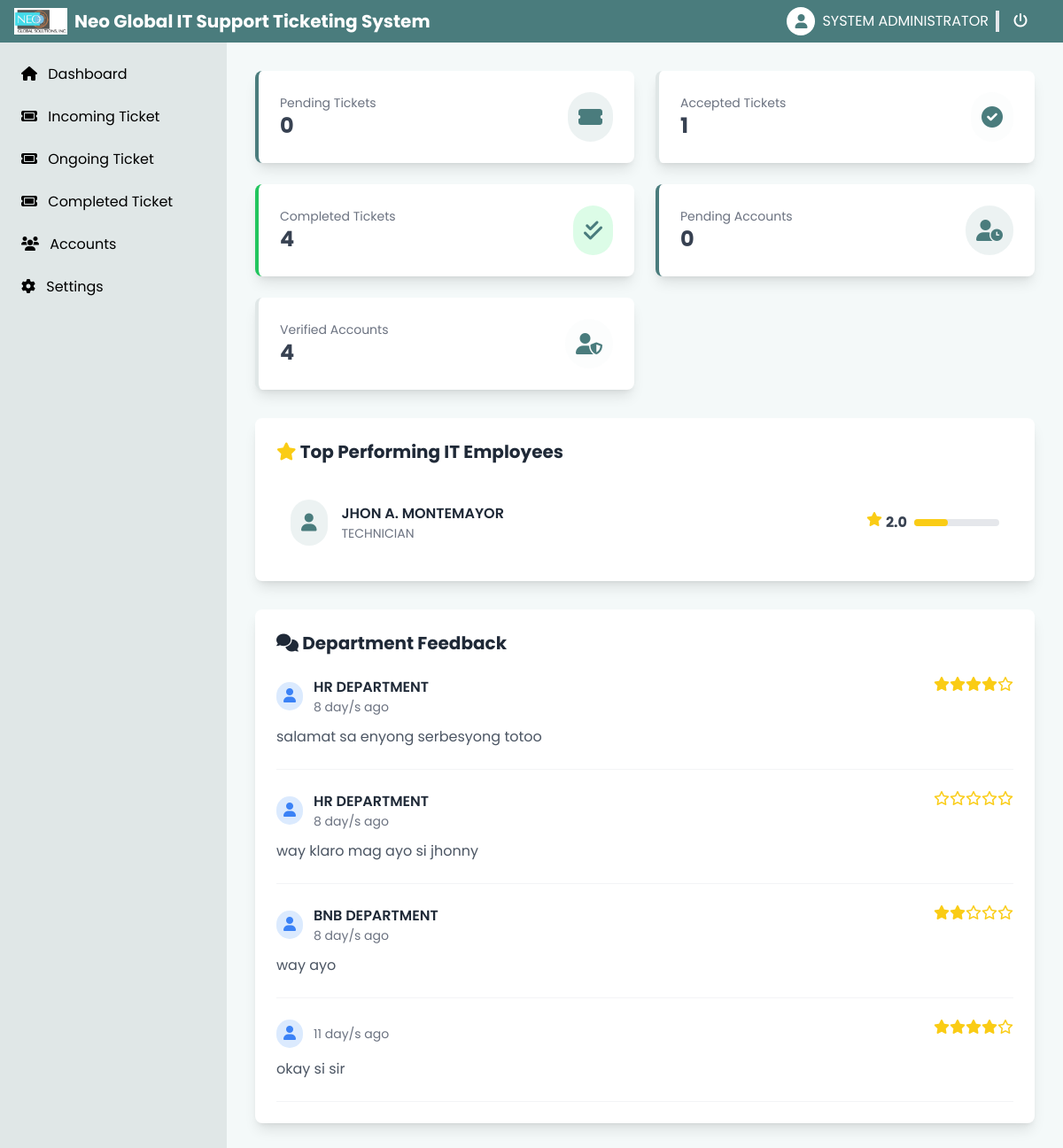
Page /view/admin/ (signed in) on the earlier database version.
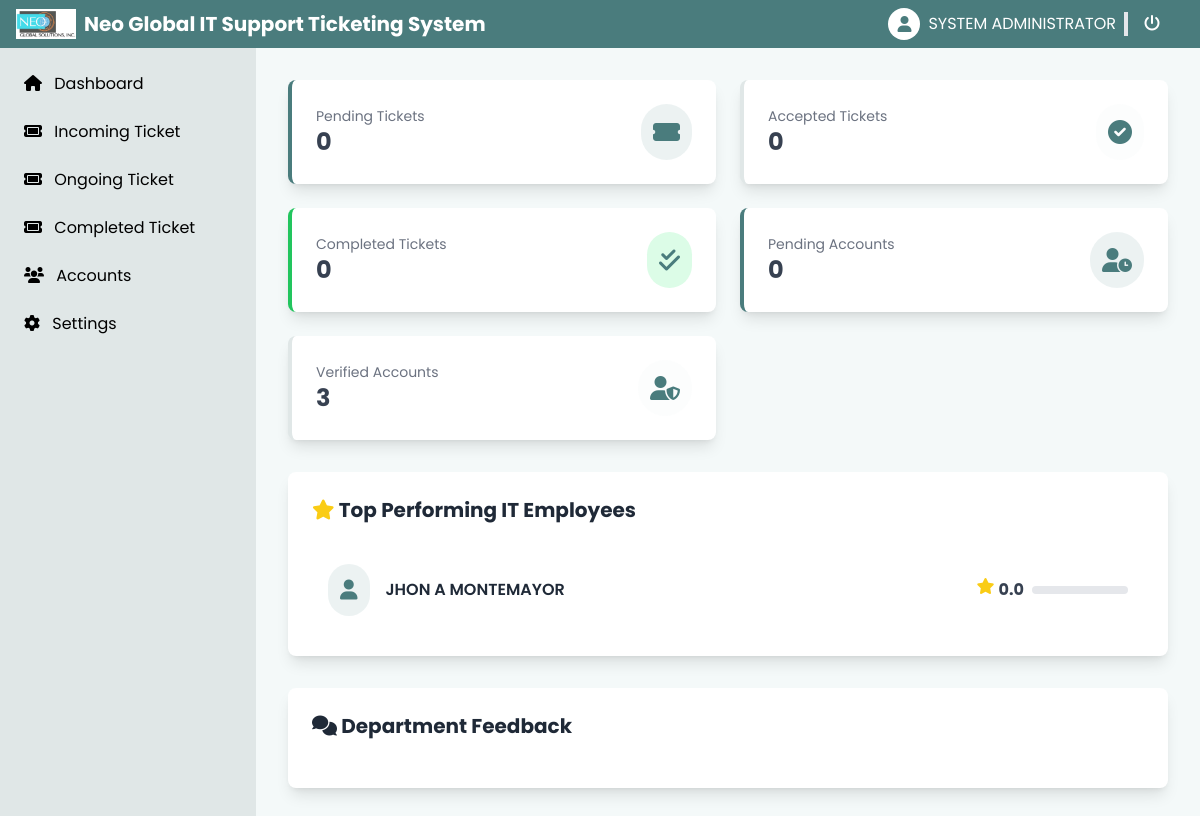
Same page on the later database version.
### tables this page shows
CREATE TABLE `account`  (
  `account_no` int NOT NULL AUTO_INCREMENT,
  `fullname` varchar(255) NULL DEFAULT NULL,
  `position` varchar(255) NULL DEFAULT NULL,
  `department` varchar(255) NULL DEFAULT NULL,
  `email` varchar(255) NULL DEFAULT NULL,
  `password` varchar(500) NULL DEFAULT NULL,
  `is_verified` varchar(255) NULL DEFAULT NULL,
  `verified_date` datetime NULL DEFAULT NULL,
  `date_added` datetime NULL DEFAULT NULL,
  `date_updated` datetime NULL DEFAULT NULL,
  PRIMARY KEY (`account_no`) USING BTREE
);

CREATE TABLE `position`  (
  `position_id` int NOT NULL AUTO_INCREMENT,
  `position_name` varchar(255) NULL DEFAULT NULL,
  `added_by` varchar(255) NULL DEFAULT NULL,
  `date_added` datetime NULL DEFAULT NULL,
  `date_updated` datetime NULL DEFAULT NULL,
  PRIMARY KEY (`position_id`) USING BTREE
);

CREATE TABLE `ticket_feedback`  (
  `ticket_fb_no` int NOT NULL AUTO_INCREMENT,
  `ticket_code` varchar(255) NULL DEFAULT NULL,
  `feedback` varchar(255) NULL DEFAULT NULL,
  `rating` int NULL DEFAULT NULL,
  `it_assigned` varchar(255) NULL DEFAULT NULL,
  `date_added` datetime NULL DEFAULT CURRENT_TIMESTAMP,
  PRIMARY KEY (`ticket_fb_no`) USING BTREE
);

CREATE TABLE `department`  (
  `department_id` int NOT NULL AUTO_INCREMENT,
  `department_name` varchar(255) NULL DEFAULT NULL,
  `added_by` varchar(255) NULL DEFAULT NULL,
  `date_added` datetime NULL DEFAULT NULL,
  `date_updated` datetime NULL DEFAULT NULL,
  PRIMARY KEY (`department_id`) USING BTREE
);

### database/config.php (called while the page is built, shortened)
<?php
class DatabaseConnector
{
    private $host = 'localhost';
    private $port = 3307;
    private $db = 'neo-ticketing';
    private $user = 'codegehan';
    private $pass = '!@#Admin123*';
    private $charset = 'utf8mb4';
    public $pdo;
    private function connect()
    {
        $dsn = "mysql:host={$this->host};port={$this->port};dbname={$this->db};charset={$this->charset}";
        $options = [
            PDO::ATTR_ERRMODE            => PDO::ERRMODE_EXCEPTION,
            PDO::ATTR_DEFAULT_FETCH_MODE => PDO::FETCH_ASSOC,
            PDO::ATTR_EMULATE_PREPARES   => false,
        ];
        try {
            $this->pdo = new PDO($dsn, $this->user, $this->pass, $options);
        } catch (\PDOException $e) {
            throw new \PDOException($e->getMessage(), (int)$e->getCode());
        }
    }
    public function closeConnection()
    {
        $this->pdo = null;
    }
    public function query($sql, $params = [])
    {
        try{
            $this->pdo->beginTransaction();
            $stmt = $this->pdo->prepare($sql);
            $result = $stmt->execute($params);
            if ($result) {
                $this->pdo->commit();
                return $stmt;
            } else {
                throw new \PDOException("Failed to execute request.");
            }
        } catch (\PDOException $e) {
            $this->pdo->rollBack();
            error_log("Database Error: " . $e->getMessage());
            return false;
        }
        finally {
            $this->closeConnection();
        }
    }
    public function fetchAll($sql, $params = [])
    {
        try {
            $stmt = $this->query($sql, $params);
            return $stmt->fetchAll();
        } finally {
            $this->closeConnection();
        }
    }
}

### view/admin/index.php (the view, shortened to what this page needs)
<?php
include('components/header.php');
include('components/s-navbar.php');
$sql = "SELECT
        (SELECT COUNT(ticket_no)
            FROM ticket
            WHERE `status` = 'WAITING FOR ACTION'
        ) AS Pending_Tickets,
        (SELECT COUNT(ticket_no)
            FROM ticket
            WHERE `status` = 'ACCEPTED'
        ) AS Accepted_Tickets,
        (SELECT COUNT(ticket_no)
            FROM ticket
            WHERE `status` = 'DONE'
        ) AS Completed_Tickets,
        (SELECT COUNT(account_no)
            FROM account
            WHERE is_verified = 'YES'
        ) AS Verified_Accounts,
        (SELECT COUNT(account_no)
            FROM account
            WHERE is_verified = 'NO'
        ) AS Pending_Accounts";
$result = $db->fetchAll($sql);
$d = $result[0];
$topPerformingEmployee = "SELECT
                            a.account_no,
                            a.fullname,
                            a.position,
                            p.position_name,
                            COALESCE(ROUND(AVG(tf.rating), 1), 0) as rating
                            FROM account a
                            LEFT JOIN ticket_feedback tf ON a.account_no = tf.it_assigned
                            LEFT JOIN position p ON a.position = p.position_id
                            WHERE a.department = 1
                            GROUP BY a.account_no";
$topPerformingEmployeeList = $db->fetchAll($topPerformingEmployee);
$feedBackList = "SELECT
                tf.feedback,
                tf.rating,
                d.department_name,
                CASE
                    WHEN TIMESTAMPDIFF(MINUTE, tf.date_added, NOW()) < 60
                        THEN CONCAT(TIMESTAMPDIFF(MINUTE, tf.date_added, NOW()), ' minutes ago')
                    WHEN TIMESTAMPDIFF(HOUR, tf.date_added, NOW()) < 24
                        THEN CONCAT(TIMESTAMPDIFF(HOUR, tf.date_added, NOW()), ' hour/s ago')
                    ELSE
                        CONCAT(TIMESTAMPDIFF(DAY, tf.date_added, NOW()), ' day/s ago')
                END AS time_ago
                FROM ticket_feedback tf
                LEFT JOIN ticket t ON tf.ticket_code = t.ticket_code
                LEFT JOIN account a ON t.request_by = a.fullname
                LEFT JOIN department d ON a.department = d.department_id
                LIMIT 10;";
$feedBackListResult = $db->fetchAll($feedBackList);
?>
<div class="w-full px-8 py-8">
    <div class="grid grid-cols-1 md:grid-cols-2 xl:grid-cols-3 2xl:grid-cols-5 gap-6 mb-8">
        <div class="bg-white rounded-lg shadow-lg p-6 border-l-4 border-primary hover:shadow-xl transition duration-300">
            <div class="flex items-center justify-between">
                <div>
                    <p class="text-gray-500 text-sm">Pending Tickets</p>
                    <h3 class="text-2xl font-bold text-gray-700"><?=$d['Pending_Tickets']?></h3>
                </div>
                <div class="bg-primary/10 rounded-full p-3">
                    <i class="fas fa-ticket-alt text-2xl text-primary"></i>
                </div>
            </div>
        </div>
        <div class="bg-white rounded-lg shadow-lg p-6 border-l-4 border-secondary hover:shadow-xl transition duration-300">
            <div class="flex items-center justify-between">
                <div>
                    <p class="text-gray-500 text-sm">Accepted Tickets</p>
                    <h3 class="text-2xl font-bold text-gray-700"><?=$d['Accepted_Tickets']?></h3>
                </div>
                <div class="bg-secondary/10 rounded-full p-3">
                    <i class="fas fa-check-circle text-2xl text-primary"></i>
                </div>
            </div>
        </div>
        <div class="bg-white rounded-lg shadow-lg p-6 border-l-4 border-green-500 hover:shadow-xl transition duration-300">
            <div class="flex items-center justify-between">
                <div>
                    <p class="text-gray-500 text-sm">Completed Tickets</p>
                    <h3 class="text-2xl font-bold text-gray-700"><?=$d['Completed_Tickets']?></h3>
                </div>
                <div class="bg-green-100 rounded-full p-3">
                    <i class="fas fa-check-double text-2xl text-primary"></i>
                </div>
            </div>
        </div>
        <div class="bg-white rounded-lg shadow-lg p-6 border-l-4 border-primary hover:shadow-xl transition duration-300">
            <div class="flex items-center justify-between">
                <div>
                    <p class="text-gray-500 text-sm">Pending Accounts</p>
                    <h3 class="text-2xl font-bold text-gray-700"><?=$d['Pending_Accounts']?></h3>
                </div>
                <div class="bg-primary/10 rounded-full p-3">
                    <i class="fas fa-user-clock text-2xl text-primary"></i>
                </div>
            </div>
        </div>
        <div class="bg-white rounded-lg shadow-lg p-6 border-l-4 border-secondary hover:shadow-xl transition duration-300">
            <div class="flex items-center justify-between">
                <div>
                    <p class="text-gray-500 text-sm">Verified Accounts</p>
                    <h3 class="text-2xl font-bold text-gray-700"><?=$d['Verified_Accounts']?></h3>
                </div>
                <div class="bg-secondary/10 rounded-full p-3">
                    <i class="fas fa-user-shield text-2xl text-primary"></i>
                </div>
            </div>
        </div>
    </div>
    <div class="bg-white rounded-lg shadow-lg p-6">
        <div class="flex justify-between items-center mb-6">
            <h2 class="text-xl font-bold text-gray-800"><i class="fas fa-star text-yellow-400"></i> Top Performing IT Employees</h2>
        </div>
        <div class="space-y-4">
            <?php foreach($topPerformingEmployeeList as $tp) : ?>
            <div class="flex items-center justify-between p-4 hover:bg-gray-50 rounded-lg transition duration-300">
                <div class="flex items-center space-x-4">
                    <div class="bg-primary/10 rounded-full p-3">
                        <i class="fas fa-user text-xl text-primary"></i>
                    </div>
                    <div>
                        <h3 class="font-semibold text-gray-800"><?=$tp['fullname']?></h3>
                        <p class="text-sm text-gray-500"><?=$tp['position_name']?></p>
                    </div>
                </div>
                <div class="flex items-center">
                    <div class="flex space-x-1 mr-2">
                        <i class="fas fa-star text-yellow-400"></i>
                        <span class="font-bold text-gray-700"><?=$tp['rating']?></span>
                    </div>
                    <div class="w-24 h-2 bg-gray-200 rounded-full">
                        <div class="w-[<?=($tp['rating']/5)*100?>%] h-full bg-yellow-400 rounded-full"></div>
                    </div>
                </div>
            </div>
            <?php endforeach; ?>
        </div>
    </div>
    <div class="bg-white rounded-lg shadow-lg p-6 mt-8">
        <div class="flex justify-between items-center mb-6">
            <h2 class="text-xl font-bold text-gray-800"><i class="fas fa-comments"></i> Department Feedback</h2>
        </div>
        <div class="space-y-6">
            <?php foreach($feedBackListResult as $fb) :?>
            <div class="border-b border-gray-100 pb-6">
                <div class="flex justify-between items-start mb-3">
                    <div class="flex items-center space-x-3">
                        <div class="bg-blue-100 rounded-full px-2 py-1">
                            <i class="fas fa-user text-blue-500"></i>
                        </div>
                        <div>
                            <h3 class="font-semibold text-gray-800"><?=$fb['department_name']?></h3>
                            <p class="text-sm text-gray-500"><?=$fb['time_ago']?></p>
                        </div>
                    </div>
                    <div class="flex items-center text-yellow-400">
                        <?php for($i=0;$fb['rating'] > $i;$i++) : ?>
                            <i class="fas fa-star"></i>
                        <?php endfor; ?>
                       <?php
                        $feedbackRating = $fb['rating'];
                        $remaining = 5 - $feedbackRating;
                        for ($i=0; $remaining > $i;$i++) { ?>
                            <i class="fa-regular fa-star"></i>
                        <?php } ?>
                    </div>
                </div>
                <p class="text-gray-600"><?=$fb['feedback']?></p>
            </div>
            <?php endforeach; ?>
        </div>
    </div>
</div>
<?php
include('components/footer.php');
?>

### view/admin/components/header.php (shortened to what this page needs)
<?php
include('../../database/config.php');
$db = new DatabaseConnector();
?>
<!DOCTYPE html>
<html lang="en">
<head>
    <script src="https://cdn.tailwindcss.com"></script>
    <link href="https://cdnjs.cloudflare.com/ajax/libs/font-awesome/6.0.0-beta3/css/all.min.css" rel="stylesheet">
    <link rel="stylesheet" href="../../node_modules/sweetalert2/dist/sweetalert2.min.css">
    <script src="../../tailwind.config.js"></script>
    <link rel="stylesheet" href="../../style.css">
</head>
<body class="bg-secondary-light min-h-screen flex flex-col">
<nav class="bg-primary text-white py-2 px-4 flex justify-between items-center sticky top-0">
    <div class="flex items-center">
        <img src="../../img/logo.png" width="60" alt="Business Logo">
        <h1 class="text-xl font-bold ms-2">Neo Global IT Support Ticketing System</h1>
    </div>
    <div class="flex items-center">
        <div class="w-8 h-8 rounded-full bg-white text-primary flex items-center justify-center">
            <i class="fas fa-user"></i>
        </div>
        <p class="ms-2 pe-2 border-r-4"><?=$_SESSION['fn']?></p>
        <form method="post">
            <button type="submit" name="logout_user" class="hover:text-red-500 text-white font-bold py-1 px-2 ms-2 rounded mr-4">
                <i class="fas fa-power-off"></i>
            </button>
        </form>
    </div>
</nav>

### view/admin/components/s-navbar.php (shortened to what this page needs)
<div class="flex flex-1">
<aside id="sidebar" class="bg-secondary w-64 fixed top-12 left-0 bottom-0 p-4 hidden md:block overflow-y-auto">
    <nav>
        <ul class="space-y-2">
            <li>
                <a href="./" id="index-link" class="block p-2 rounded hover:bg-primary hover:text-white transition-colors duration-200">
                    <i class="fas fa-home mr-2"></i> Dashboard
                </a>
            </li>
            <li>
                <a href="ticket_incoming.php" id="incoming-link" class="block p-2 rounded hover:bg-primary hover:text-white transition-colors duration-200">
                    <i class="fas fa-ticket mr-2"></i> Incoming Ticket
                </a>
            </li>
            <li>
                <a href="ticket_ongoing.php" id="ongoing-link" class="block p-2 rounded hover:bg-primary hover:text-white transition-colors duration-200">
                    <i class="fas fa-ticket mr-2"></i> Ongoing Ticket
                </a>
            </li>
            <li>
                <a href="ticket_completed.php" id="completed-link" class="block p-2 rounded hover:bg-primary hover:text-white transition-colors duration-200">
                    <i class="fas fa-ticket mr-2"></i> Completed Ticket
                </a>
            </li>
            <li>
                <a href="account.php" id="account-link" class="block p-2 rounded hover:bg-primary hover:text-white transition-colors duration-200">
                    <i class="fas fa-users mr-2"></i> Accounts
                </a>
            </li>
            <li>
                <a href="settings.php" id="settings-link" class="block p-2 rounded hover:bg-primary hover:text-white transition-colors duration-200">
                    <i class="fas fa-cog mr-2"></i> Settings
                </a>
            </li>
        </ul>
    </nav>
</aside>
<div class="w-64 hidden md:block flex-shrink-0"></div>

### view/admin/components/footer.php (shortened to what this page needs)
</div>
</body>
</html>

### style.css (style rules this page uses)
* { font-family: 'Poppins', sans-serif; }

Differences in the rows shown:
removed account: fullname "JHON A. MONTEMAYOR", position.position_name "TECHNICIAN", rating "2.0"
removed ticket_feedback: department.department_name "HR DEPARTMENT", time_ago "8 day/s ago", rating 4 (drawn), feedback "salamat sa enyong serbesyong totoo"
removed ticket_feedback: department.department_name "HR DEPARTMENT", time_ago "8 day/s ago", rating 0 (drawn), feedback "way klaro mag ayo si jhonny"
removed ticket_feedback: department.department_name "BNB DEPARTMENT", time_ago "8 day/s ago", rating 2 (drawn), feedback "way ayo"
removed ticket_feedback: time_ago "11 day/s ago", rating 4 (drawn), feedback "okay si sir"
added account: fullname "JHON A MONTEMAYOR", rating "0.0"
Other differences:
$d['Accepted_Tickets']: "1" → "0"
$d['Completed_Tickets']: "4" → "0"
$d['Verified_Accounts']: "4" → "3"
